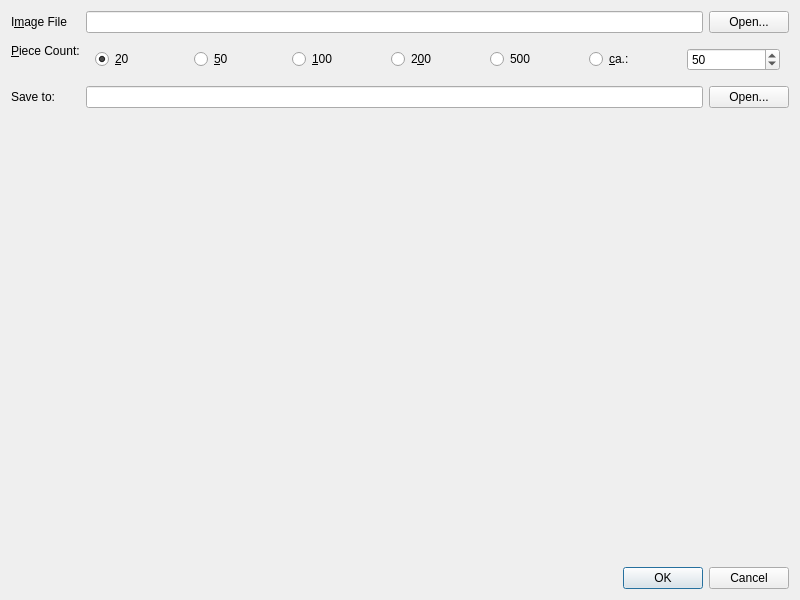
<?xml version="1.0" encoding="UTF-8"?>
<ui version="4.0">
 <class>Slicer</class>
 <widget class="QDialog" name="Slicer">
  <property name="geometry">
   <rect>
    <x>0</x>
    <y>0</y>
    <width>800</width>
    <height>600</height>
   </rect>
  </property>
  <property name="windowTitle">
   <string>Dialog</string>
  </property>
  <layout class="QFormLayout" name="formLayout">
   <item row="0" column="0">
    <widget class="QLabel" name="imageFileLabel">
     <property name="text">
      <string>I&amp;mage File</string>
     </property>
     <property name="buddy">
      <cstring>txtImageFile</cstring>
     </property>
    </widget>
   </item>
   <item row="1" column="0">
    <widget class="QLabel" name="lblPieceCount">
     <property name="text">
      <string>&amp;Piece Count:</string>
     </property>
     <property name="buddy">
      <cstring>pc_20</cstring>
     </property>
    </widget>
   </item>
   <item row="3" column="1">
    <spacer name="verticalSpacer">
     <property name="orientation">
      <enum>Qt::Vertical</enum>
     </property>
     <property name="sizeHint" stdset="0">
      <size>
       <width>20</width>
       <height>40</height>
      </size>
     </property>
    </spacer>
   </item>
   <item row="4" column="0" colspan="2">
    <widget class="QDialogButtonBox" name="buttonBox">
     <property name="orientation">
      <enum>Qt::Horizontal</enum>
     </property>
     <property name="standardButtons">
      <set>QDialogButtonBox::Cancel|QDialogButtonBox::Ok</set>
     </property>
    </widget>
   </item>
   <item row="0" column="1">
    <layout class="QHBoxLayout" name="horizontalLayout_2">
     <item>
      <widget class="QLineEdit" name="txtImageFile"/>
     </item>
     <item>
      <widget class="QPushButton" name="btnOpenImageFile">
       <property name="text">
        <string>Open...</string>
       </property>
      </widget>
     </item>
    </layout>
   </item>
   <item row="1" column="1">
    <widget class="QWidget" name="pieceCount" native="true">
     <layout class="QHBoxLayout" name="horizontalLayout">
      <item>
       <widget class="QRadioButton" name="pc_20">
        <property name="text">
         <string>&amp;20</string>
        </property>
        <property name="checked">
         <bool>true</bool>
        </property>
       </widget>
      </item>
      <item>
       <widget class="QRadioButton" name="pc_50">
        <property name="text">
         <string>&amp;50</string>
        </property>
       </widget>
      </item>
      <item>
       <widget class="QRadioButton" name="pc_100">
        <property name="text">
         <string>&amp;100</string>
        </property>
       </widget>
      </item>
      <item>
       <widget class="QRadioButton" name="pc_200">
        <property name="text">
         <string>2&amp;00</string>
        </property>
       </widget>
      </item>
      <item>
       <widget class="QRadioButton" name="pc_500">
        <property name="text">
         <string>500</string>
        </property>
       </widget>
      </item>
      <item>
       <widget class="QRadioButton" name="pc_custom">
        <property name="text">
         <string>&amp;ca.:</string>
        </property>
       </widget>
      </item>
      <item>
       <widget class="QSpinBox" name="pc_box">
        <property name="maximum">
         <number>2000</number>
        </property>
        <property name="singleStep">
         <number>10</number>
        </property>
        <property name="value">
         <number>50</number>
        </property>
       </widget>
      </item>
     </layout>
    </widget>
   </item>
   <item row="2" column="0">
    <widget class="QLabel" name="saveToLabel">
     <property name="text">
      <string>Save to:</string>
     </property>
     <property name="buddy">
      <cstring>txtSaveTo</cstring>
     </property>
    </widget>
   </item>
   <item row="2" column="1">
    <layout class="QHBoxLayout" name="horizontalLayout_3">
     <item>
      <widget class="QLineEdit" name="txtSaveTo"/>
     </item>
     <item>
      <widget class="QPushButton" name="btnSaveTo">
       <property name="text">
        <string>Open...</string>
       </property>
      </widget>
     </item>
    </layout>
   </item>
  </layout>
 </widget>
 <resources/>
 <connections>
  <connection>
   <sender>buttonBox</sender>
   <signal>accepted()</signal>
   <receiver>Slicer</receiver>
   <slot>accept()</slot>
   <hints>
    <hint type="sourcelabel">
     <x>248</x>
     <y>254</y>
    </hint>
    <hint type="destinationlabel">
     <x>157</x>
     <y>274</y>
    </hint>
   </hints>
  </connection>
  <connection>
   <sender>buttonBox</sender>
   <signal>rejected()</signal>
   <receiver>Slicer</receiver>
   <slot>reject()</slot>
   <hints>
    <hint type="sourcelabel">
     <x>316</x>
     <y>260</y>
    </hint>
    <hint type="destinationlabel">
     <x>286</x>
     <y>274</y>
    </hint>
   </hints>
  </connection>
 </connections>
</ui>
